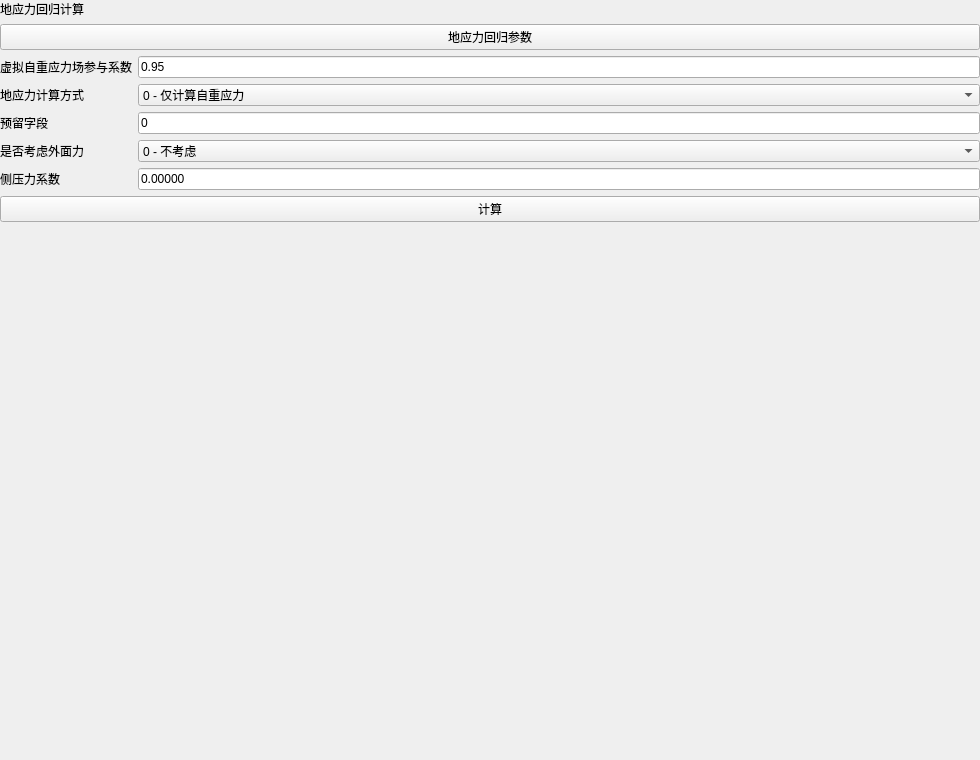
<?xml version='1.0' encoding='utf-8'?>
<ui version="4.0">
 <class>GeoStressRegressionWidget</class>
 <widget class="QWidget" name="GeoStressRegressionWidget">
  <property name="geometry">
   <rect>
    <x>0</x>
    <y>0</y>
    <width>980</width>
    <height>760</height>
   </rect>
  </property>
  <property name="windowTitle">
   <string>地应力回归计算</string>
  </property>
  <layout class="QVBoxLayout" name="verticalLayout">
   <property name="leftMargin"><number>0</number></property><property name="topMargin"><number>0</number></property><property name="rightMargin"><number>0</number></property><property name="bottomMargin"><number>0</number></property><item><widget class="QLabel" name="pageNameLabel"><property name="text"><string>地应力回归计算</string></property></widget></item><item><widget class="QPushButton" name="sectionTitleButton"><property name="text"><string>地应力回归参数</string></property></widget></item><item>
    <layout class="QFormLayout" name="formLayout">
     <item row="0" column="0">
      <widget class="QLabel" name="label6">
       <property name="text">
        <string>虚拟自重应力场参与系数</string>
       </property>
      </widget>
     </item>
     <item row="0" column="1">
      <widget class="QLineEdit" name="factorEdit">
       <property name="text">
        <string>0.95</string>
       </property>
      </widget>
     </item>
     <item row="1" column="0">
      <widget class="QLabel" name="label7">
       <property name="text">
        <string>地应力计算方式</string>
       </property>
      </widget>
     </item>
     <item row="1" column="1">
      <widget class="QComboBox" name="calcModeCombo">
       <item>
        <property name="text">
         <string>0 - 仅计算自重应力</string>
        </property>
       </item>
       <item>
        <property name="text">
         <string>1 - 按实测地应力多元回归</string>
        </property>
       </item>
      </widget>
     </item>
     <item row="2" column="0">
      <widget class="QLabel" name="label8">
       <property name="text">
        <string>预留字段</string>
       </property>
      </widget>
     </item>
     <item row="2" column="1">
      <widget class="QLineEdit" name="reservedEdit">
       <property name="text">
        <string>0</string>
       </property>
      </widget>
     </item>
     <item row="3" column="0">
      <widget class="QLabel" name="label10">
       <property name="text">
        <string>是否考虑外面力</string>
       </property>
      </widget>
     </item>
     <item row="3" column="1">
      <widget class="QComboBox" name="forceEnabledCombo">
       <item>
        <property name="text">
         <string>0 - 不考虑</string>
        </property>
       </item>
       <item>
        <property name="text">
         <string>1 - 考虑</string>
        </property>
       </item>
      </widget>
     </item>
     <item row="4" column="0">
      <widget class="QLabel" name="label11">
       <property name="text">
        <string>侧压力系数</string>
       </property>
      </widget>
     </item>
     <item row="4" column="1">
      <widget class="QLineEdit" name="lambdaEdit">
       <property name="text">
        <string>0.00000</string>
       </property>
      </widget>
     </item>
    </layout>
   </item>
   <item>
    <widget class="QPushButton" name="btnCompute">
     <property name="text">
      <string>计算</string>
     </property>
    </widget>
   </item>
   <item>
    <spacer name="verticalSpacer">
     <property name="orientation">
      <enum>Qt::Vertical</enum>
     </property>
     <property name="sizeHint" stdset="0">
      <size>
       <width>20</width>
       <height>40</height>
      </size>
     </property>
    </spacer>
   </item>
  </layout>
 </widget>
 <resources />
 <connections />
</ui>
